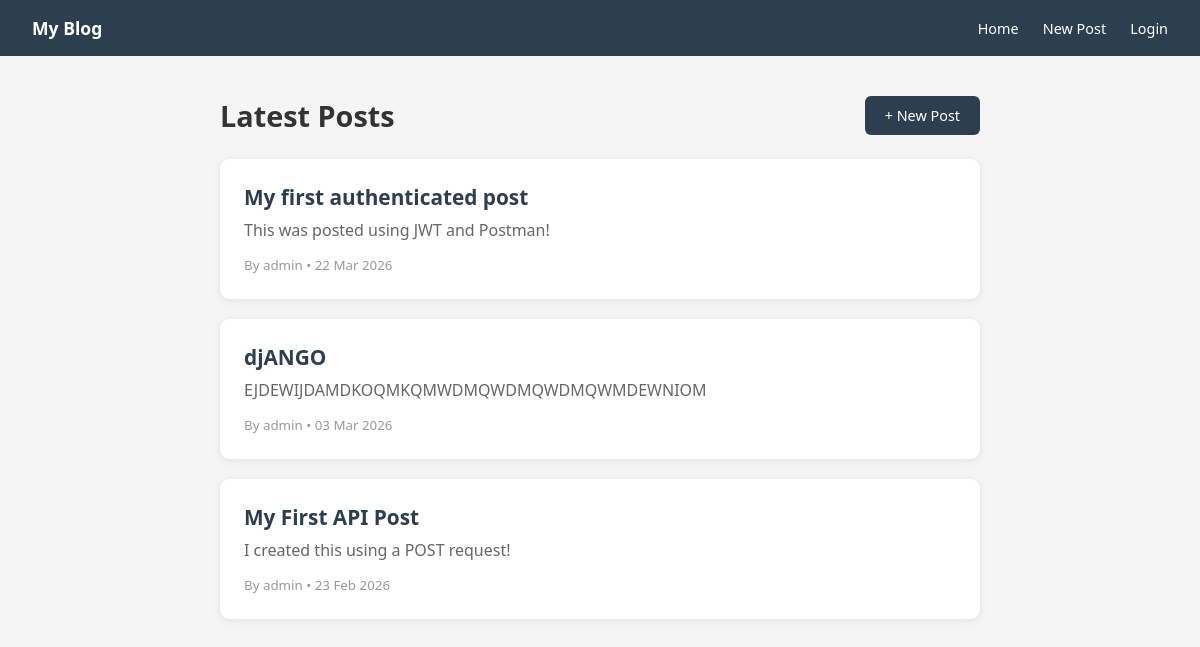
The app's page /, older data.
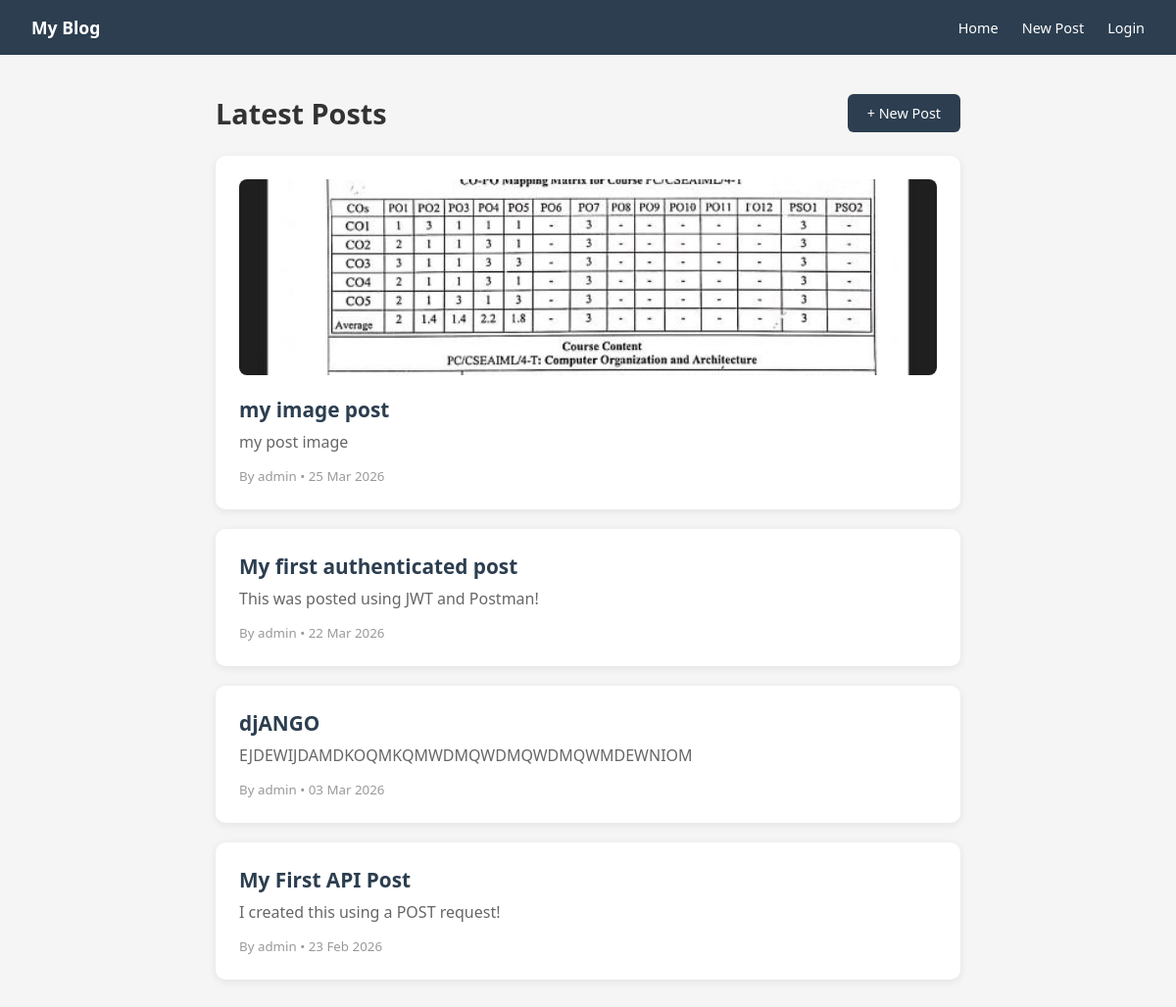
The same page, newer data.
### blog/models.py (models this page shows, shortened)
class Post(models.Model):
    title = models.CharField(max_length=200)
    content = models.TextField()
    created_at = models.DateTimeField(auto_now_add=True)
    owner = models.ForeignKey(User, on_delete=models.CASCADE, related_name='posts')
    image = models.ImageField(upload_to='posts/', blank=True, null=True)

### blog/views.py (the view)
# urls.py: path('', views.home, name='home'),
def home(request):
    posts = Post.objects.all().order_by('-created_at')
    return render(request, 'blog/home.html', {'posts': posts})

### blog/templates/blog/home.html (shortened to what this page needs)
{% extends 'blog/base.html' %}
{% block content %}
<div style="display:flex; justify-content:space-between; align-items:center; margin-bottom:24px;">
    <h1 style="font-size:1.8rem;">Latest Posts</h1>
    <a href="/create/" class="btn">+ New Post</a>
</div>
{% for post in posts %}
<div style="background:white; border-radius:10px; padding:24px; margin-bottom:20px; box-shadow:0 2px 8px rgba(0,0,0,0.08);">
    {% if post.image %}
        <img src="{{ post.image.url }}" style="width:100%; height:200px; object-fit:cover; border-radius:8px; margin-bottom:16px;">
    {% endif %}
    <h2 style="font-size:1.3rem; margin-bottom:8px;">
        <a href="/post/{{ post.id }}/" style="color:#2c3e50; text-decoration:none;">{{ post.title }}</a>
    </h2>
    <p style="color:#666; margin-bottom:12px;">{{ post.content|truncatechars:150 }}</p>
    <small style="color:#999;">By {{ post.owner }} • {{ post.created_at|date:"d M Y" }}</small>
</div>
{% empty %}
    <p style="color:#666;">No posts yet! Be the first to write one.</p>
{% endfor %}
{% endblock %}

Row changes from the older to the newer data that the page shows:
added Post: image (picture), title "my image post", content "my post image", owner "admin", created_at "25 Mar 2026"
